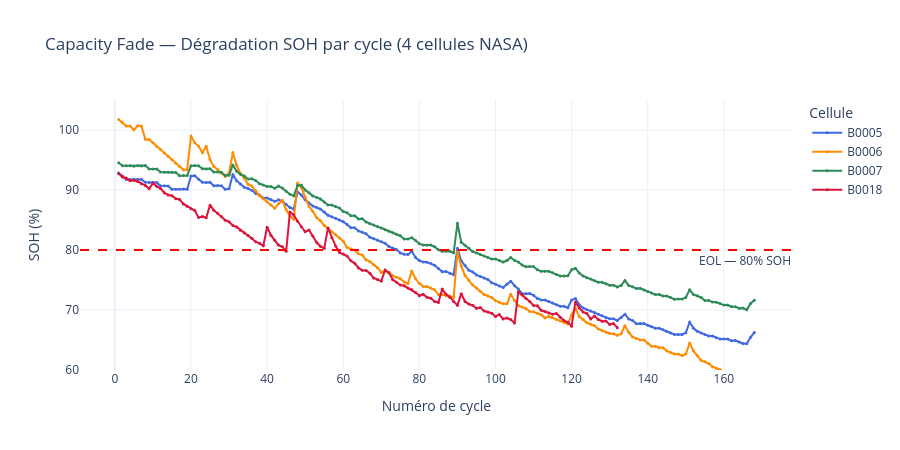

Write notebook code for a chart like this one.
### Markdown cell above
## 6. Dégradation de Capacité — Aperçu du SOH

$$SOH(n) = \frac{Q_n}{Q_{nominal}} \times 100\%$$

La fin de vie (EOL) est fixée à **SOH = 80%** → **1.6 Ah** pour ces cellules.

### Code cell
Q_NOMINAL = 2.0
colors    = ['royalblue', 'darkorange', 'seagreen', 'crimson']
fig       = go.Figure()

for cell, color in zip(CELLS, colors):
    disch = df_summ[(df_summ['cell'] == cell) & (df_summ['type'] == 'discharge')].copy()
    disch = disch.dropna(subset=['capacity_Ah'])
    disch['cycle_num'] = range(1, len(disch) + 1)
    disch['SOH_pct']   = disch['capacity_Ah'] / Q_NOMINAL * 100

    fig.add_trace(go.Scatter(
        x=disch['cycle_num'], y=disch['SOH_pct'],
        name=cell, line=dict(color=color, width=2),
        mode='lines+markers', marker=dict(size=3)
    ))

fig.add_hline(y=80, line_dash='dash', line_color='red',
              annotation_text='EOL — 80% SOH', annotation_position='bottom right')
fig.update_layout(
    title='Capacity Fade — Dégradation SOH par cycle (4 cellules NASA)',
    xaxis_title='Numéro de cycle', yaxis_title='SOH (%)',
    yaxis=dict(range=[60, 105]), legend_title='Cellule',
    template='plotly_white', height=450
)
fig.show()
fig.write_html(str(DATA_PROC / 'fig_03_capacity_fade.html'))
print('Sauvegardé → data/processed/fig_03_capacity_fade.html')

### Figure 1 — Plotly figure (JSON) as saved in the notebook; plotly's stock layout.template omitted (floating-point values rounded to 4 significant figures; data arrays with more than 128 entries replaced by an {"elided": "..."} marker saying what was removed)
{"data": [{"line": {"color": "royalblue", "width": 2}, "marker": {"size": 3}, "mode": "lines+markers", "name": "B0005", "type": "scatter", "x": {"elided": "168 int values"}, "y": {"elided": "168 float values"}}, {"line": {"color": "darkorange", "width": 2}, "marker": {"size": 3}, "mode": "lines+markers", "name": "B0006", "type": "scatter", "x": {"elided": "168 int values"}, "y": {"elided": "168 float values"}}, {"line": {"color": "seagreen", "width": 2}, "marker": {"size": 3}, "mode": "lines+markers", "name": "B0007", "type": "scatter", "x": {"elided": "168 int values"}, "y": {"elided": "168 float values"}}, {"line": {"color": "crimson", "width": 2}, "marker": {"size": 3}, "mode": "lines+markers", "name": "B0018", "type": "scatter", "x": {"elided": "132 int values"}, "y": {"elided": "132 float values"}}], "layout": {"annotations": [{"showarrow": false, "text": "EOL — 80% SOH", "x": 1, "xanchor": "right", "xref": "x domain", "y": 80, "yanchor": "top", "yref": "y"}], "height": 450, "legend": {"title": {"text": "Cellule"}}, "shapes": [{"line": {"color": "red", "dash": "dash"}, "type": "line", "x0": 0, "x1": 1, "xref": "x domain", "y0": 80, "y1": 80, "yref": "y"}], "title": {"text": "Capacity Fade — Dégradation SOH par cycle (4 cellules NASA)"}, "xaxis": {"title": {"text": "Numéro de cycle"}}, "yaxis": {"range": [60, 105], "title": {"text": "SOH (%)"}}}}
